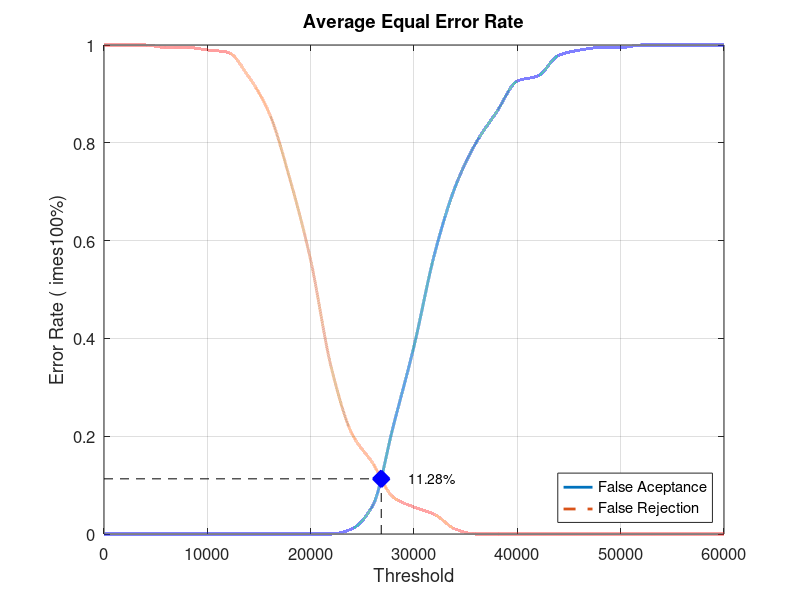
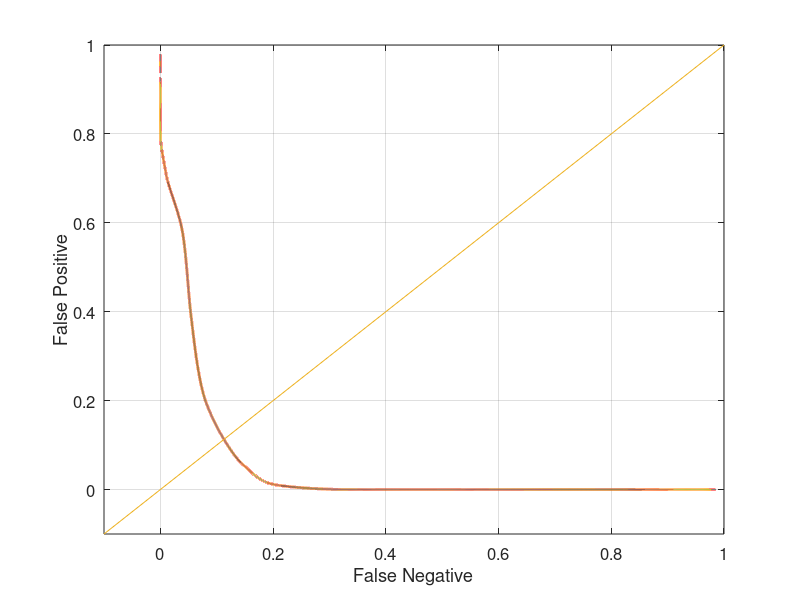

Source code (MATLAB) for these figures, in order:
close all;
clear;
clc;
x = 0:2000:60000;
xq = 0:0.5:60000;

y0 = [0 0 0 0 0 0 0 0 0 0 0 0 0.0105263 0.0578947 0.221053 0.384211 0.573684 0.710526 0.8 0.863158 0.926316 0.936842 0.978947 0.989474 0.994737 0.994737 1 1 1 1 1]
yy0 = interp1(x, y0, xq, 'pchip');
y1 = [1 1 1 0.995 0.995 0.99 0.985 0.935 0.86 0.725 0.56 0.34 0.205 0.145 0.075 0.055 0.04 0.01 0 0 0 0 0 0 0 0 0 0 0 0 0]
yy1 = interp1(x, y1, xq, 'pchip');

% Calculating EER: 
y2 = abs(y0 - y1);
find(y2 == min(y2))
yy2 = abs(yy0 - yy1);
xEER = find(yy2 == min(yy2));
xEERIndex = xq(xEER) % X-axis EER
yEER = yy0(xEER) % Y-axis EER

main = figure
plot(xq, yy0,'-','LineWidth', 2);	hold on
plot(xq, yy1,'--','LineWidth', 2);	hold on
plot([xEERIndex xEERIndex], [0 yEER], 'k--');	hold on
plot([0 xEERIndex], [yEER yEER], 'k--');	hold on
plot(xEERIndex, yEER, 'bx', 'LineWidth', 10);	hold on
text(xEERIndex + 10 * xEERIndex / 100, yEER, [num2str(round((10000 * yEER)) / 100) '%'])
legend('False Aceptance', 'False Rejection', 'Location', 'SouthEast')
xlabel('Threshold')
ylabel('Error Rate (	imes100%)')
title('Average Equal Error Rate')
set(gca, 'FontSize', 12)
axis([0 60000 0 1])
grid on

print(main, 'Database2_1Main', '-dpng');
FNRxFPR = figure('Color', [1 1 1]);
plot(yy1, yy0, '-', yy1, yy0, 'LineWidth', 2);
hold on
y = -0.1:0.1:1
plot(y, y); 
set(gca, 'FontSize', 12)
xlabel('False Negative')
ylabel('False Positive')
axis([-0.1 1 -0.1 1])
set(gca, 'FontSize', 12)
grid on

print(FNRxFPR, 'Database2_1FNRxFPR','-dpng');
